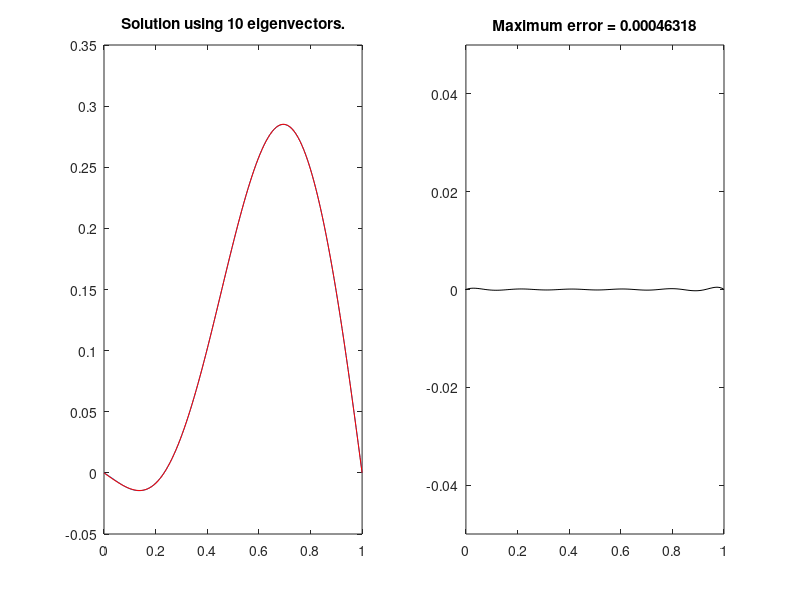

Source code (MATLAB):
% demo: solving Ax = b using the spectral method, but only computing a
% partial sum.  

N = 128;
x = (0:N+1)/(N+1);
xN = x(2:end-1)'; % interior points
h = 1/(N+1);

A = 2*diag(ones(N,1)) - diag(ones(N-1,1),1) - diag(ones(N-1,1),-1);
A = (1/h^2)*A;

% b = ones(N,1);
b = ones(N,1) + xN - 5*sin(2*pi*xN);

[V D] = eig(A);

u = zeros(N,1);
for i = 1:10
    v = V(:,i);
    lambda = D(i,i);
    u = u + ((v'*b)/lambda)*v;    
    
    clf % clear the figure
    subplot(1,2,1)
    plot(x,[0;A\b;0]);hold on
    plot(x,[0;u;0],'r');
    title(['Solution using ' num2str(i) ' eigenvectors.'])
    
    subplot(1,2,2)
    error = A\b-u;
    plot(x,[0;error;0],'k'); hold on
    axis([0 1 -.05 .05])
    title(['Maximum error = ' num2str(max(error))])
    pause
end
